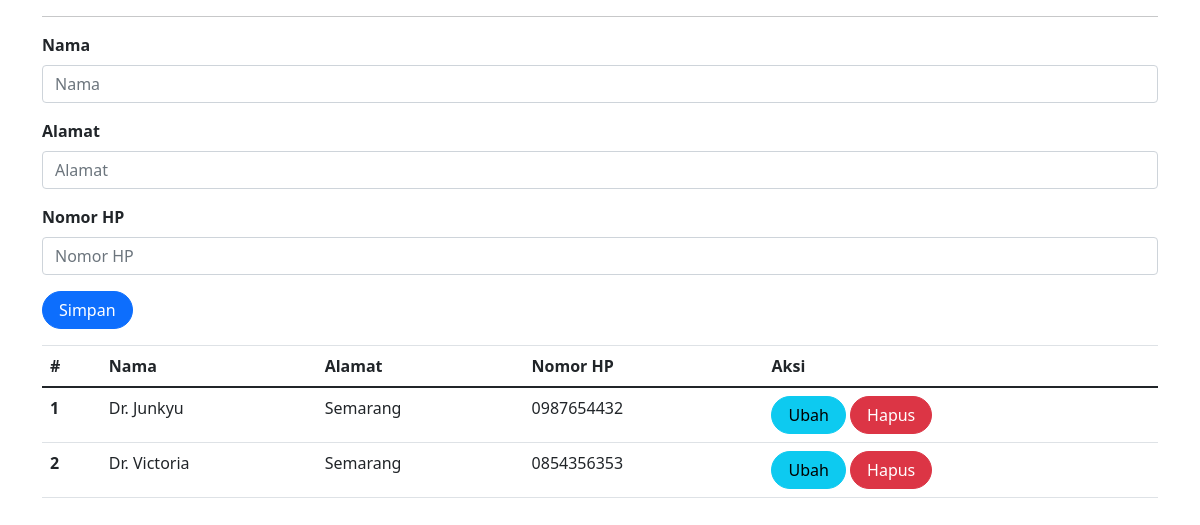
The app's page /dokter.php (signed in) with its own data.
### tables this page shows
CREATE TABLE `dokter` (
  `id` int(11) NOT NULL,
  `nama` varchar(255) DEFAULT NULL,
  `alamat` varchar(255) DEFAULT NULL,
  `no_hp` varchar(50) DEFAULT NULL
);

### dokter.php (the view, shortened to what this page needs)
<?php
include_once("koneksi.php");
?>
<!DOCTYPE html>
<html lang="en">
<head>
    <link rel="stylesheet" href="assets/css/bootstrap.css">
    <link href="https://cdn.jsdelivr.net/npm/bootstrap@5.0.2/dist/css/bootstrap.min.css"
        rel="stylesheet"
>
</head>
<body>
    <div class="container">
        <hr>
        <form class="row" method="POST" action="" name="myForm" onsubmit="return validate();">
            <?php
            $nama = '';
            $alamat = '';
            $no_hp = '';
                ?>
            <div class="form-group">
                <label for="inputNama" class="form-label fw-bold">Nama</label>
                <input type="text" class="form-control" name="nama" id="inputNama" placeholder="Nama" value="<?php echo $nama; ?>">
            </div>
            <div class="form-group">
                <label for="inputAlamat" class="form-label fw-bold">Alamat</label>
                <input type="text" class="form-control" name="alamat" id="inputAlamat" placeholder="Alamat" value="<?php echo $alamat; ?>">
            </div>
            <div class="form-group">
                <label for="inputNoHP" class="form-label fw-bold">Nomor HP</label>
                <input type="text" class="form-control" name="no_hp" id="inputNoHP" placeholder="Nomor HP" value="<?php echo $no_hp; ?>">
            </div>
            <div class="form-group">
                <button type="submit" class="btn btn-primary rounded-pill px-3" name="simpan">Simpan</button>
            </div>
        </form>
        <table class="table table-hover">
            <thead>
                <tr>
                    <th scope="col">#</th>
                    <th scope="col">Nama</th>
                    <th scope="col">Alamat</th>
                    <th scope="col">Nomor HP</th>
                    <th scope="col">Aksi</th>
                </tr>
            </thead>
            <tbody>
                <?php
                $result = mysqli_query($mysqli, "SELECT * FROM dokter");
                if ($result) {
                    $no = 1;
                    while ($data = mysqli_fetch_array($result)) {
                    ?>
                        <tr>
                            <th scope="row"><?php echo $no++ ?></th>
                            <td><?php echo $data['nama'] ?></td>
                            <td><?php echo $data['alamat'] ?></td>
                            <td><?php echo $data['no_hp'] ?></td>
                            <td>
                                <a class="btn btn-info rounded-pill px-3" href="dokter.php?id=<?php echo $data['id'] ?>">Ubah</a>
                                <a class="btn btn-danger rounded-pill px-3" href="dokter.php?id=<?php echo $data['id'] ?>&aksi=hapus">Hapus</a>
                            </td>
                        </tr>
                    <?php
                    }
                } else {
                    echo "Error: " . mysqli_error($mysqli);
                }
                ?>
            </tbody>
        </table>
    </div>
</body>
</html>

### records on screen
dokter: nama "Dr. Junkyu", alamat "Semarang", no_hp "0987654432"
dokter: nama "Dr. Victoria", alamat "Semarang", no_hp "0854356353"
